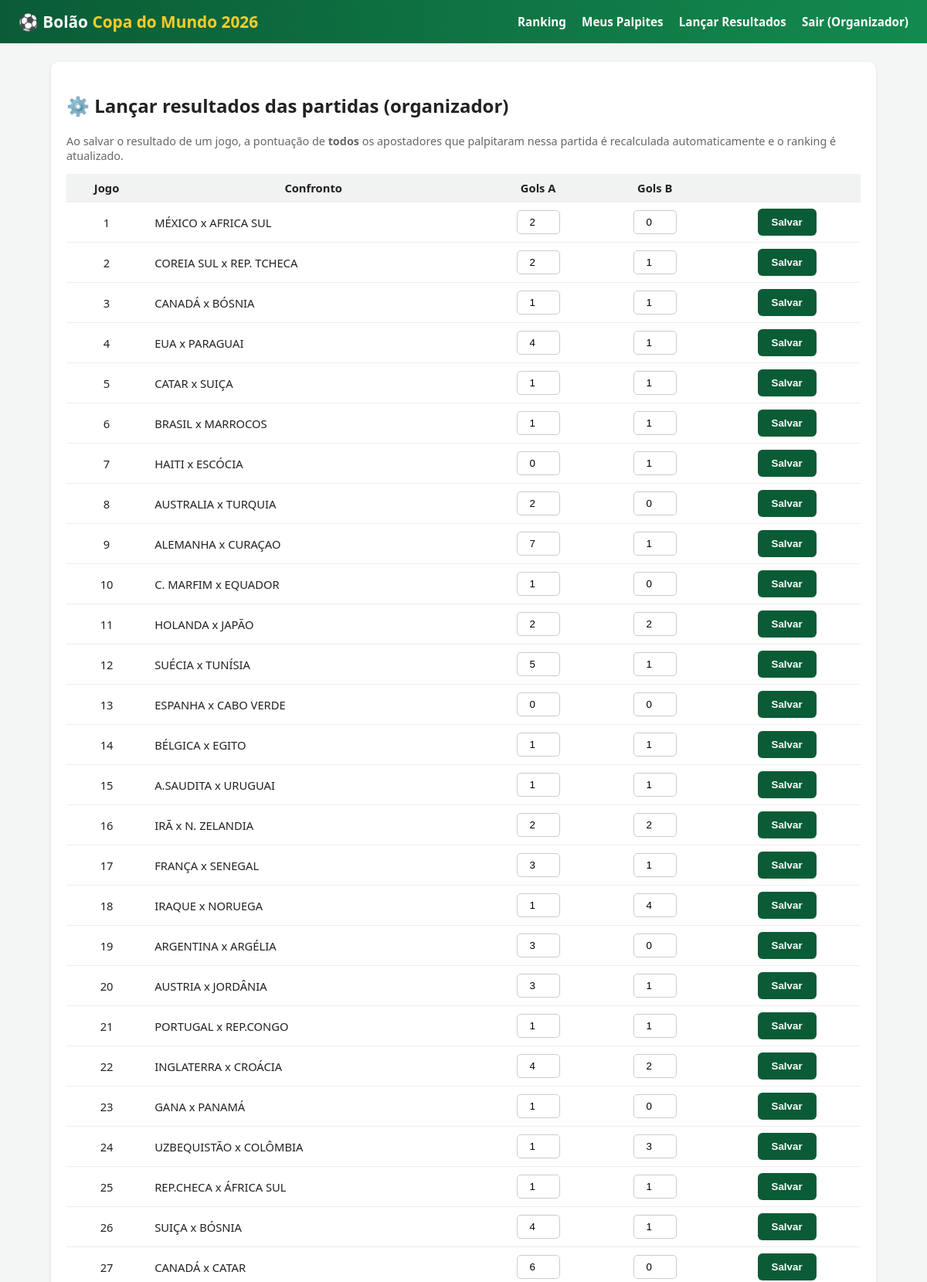
/admin/resultados (signed in, upper part), run on the app's committed database.
### tables this page shows
CREATE TABLE jogos (
            id INTEGER PRIMARY KEY,            -- número do jogo (1..72)
            time_a TEXT NOT NULL,
            time_b TEXT NOT NULL,
            gols_a INTEGER,                    -- resultado real (NULL = não jogado)
            gols_b INTEGER
        );

### app.py (the view, shortened to what this page needs)
@app.route("/admin/resultados", methods=["GET", "POST"])
@login_required
@admin_required
def admin_resultados():
    db = get_db()
    jogos = db.execute("SELECT * FROM jogos ORDER BY id").fetchall()
    return render_template("admin_resultados.html", jogos=jogos)

### app.py (called while the page is built)
def get_db():
    if "db" not in g:
        g.db = sqlite3.connect(DB_PATH)
        g.db.row_factory = sqlite3.Row
        g.db.execute("PRAGMA foreign_keys = ON")
    return g.db

def login_required(view):
    @wraps(view)
    def wrapped(*args, **kwargs):
        if not session.get("usuario_id"):
            flash("Você precisa fazer login para continuar.", "warning")
            return redirect(url_for("login"))
        return view(*args, **kwargs)
    return wrapped

def admin_required(view):
    @wraps(view)
    def wrapped(*args, **kwargs):
        if not session.get("is_admin"):
            flash("Acesso restrito ao organizador do bolão.", "danger")
            return redirect(url_for("ranking"))
        return view(*args, **kwargs)
    return wrapped

@app.context_processor
def inject_user():
    return {
        "usuario_logado": session.get("usuario_nome"),
        "is_admin": session.get("is_admin", False),
    }

### templates/admin_resultados.html (shortened to what this page needs)
{% extends "base.html" %}
{% block content %}
<div class="card">
  <h2>⚙️ Lançar resultados das partidas (organizador)</h2>
  <p style="color:#666;font-size:0.9rem;">
    Ao salvar o resultado de um jogo, a pontuação de <strong>todos</strong> os
    apostadores que palpitaram nessa partida é recalculada automaticamente e o
    ranking é atualizado.
  </p>
  <table>
    <thead>
      <tr><th>Jogo</th><th>Confronto</th><th>Gols A</th><th>Gols B</th><th></th></tr>
    </thead>
    <tbody>
      {% for jogo in jogos %}
      <tr>
        <form method="post">
          <td>{{ jogo['id'] }}</td>
          <td style="text-align:left;">{{ jogo['time_a'] }} x {{ jogo['time_b'] }}</td>
          <td><input type="number" min="0" name="gols_a" value="{{ jogo['gols_a'] if jogo['gols_a'] is not none else '' }}"></td>
          <td><input type="number" min="0" name="gols_b" value="{{ jogo['gols_b'] if jogo['gols_b'] is not none else '' }}"></td>
          <td><button class="btn" type="submit">Salvar</button></td>
        </form>
      </tr>
      {% endfor %}
    </tbody>
  </table>
</div>
{% endblock %}

### templates/base.html (style rules this page uses)
:root { --verde: #0a5c36; --verde-claro: #138a4f; --amarelo: #ffcc29; --bg: #f4f6f5; }
* { box-sizing: border-box; }
body { margin: 0; font-family: "Segoe UI", Arial, sans-serif; background: var(--bg); color: #222; }
.card { background: #fff; border-radius: 10px; box-shadow: 0 1px 4px rgba(0,0,0,.08); padding: 20px; margin-bottom: 20px; }
table { width: 100%; border-collapse: collapse; font-size: 0.92rem; }
th, td { padding: 8px 10px; text-align: center; border-bottom: 1px solid #eee; }
th { background: #f0f3f1; }
.btn { background: var(--verde); color: #fff; border: none; padding: 10px 18px; border-radius: 6px; font-weight: 600; cursor: pointer; }
input[type=text], input[type=email], input[type=password], input[type=number] { padding: 7px 9px; border: 1px solid #ccc; border-radius: 5px; width: 100%; }
input[type=number] { width: 56px; text-align: center; }

### data on the page
jogos: id "1", time_a "MÉXICO", time_b "AFRICA SUL", gols_a "2", gols_b "0"
jogos: id "2", time_a "COREIA SUL", time_b "REP. TCHECA", gols_a "2", gols_b "1"
jogos: id "3", time_a "CANADÁ", time_b "BÓSNIA", gols_a "1", gols_b "1"
jogos: id "4", time_a "EUA", time_b "PARAGUAI", gols_a "4", gols_b "1"
jogos: id "5", time_a "CATAR", time_b "SUIÇA", gols_a "1", gols_b "1"
jogos: id "6", time_a "BRASIL", time_b "MARROCOS", gols_a "1", gols_b "1"
jogos: id "7", time_a "HAITI", time_b "ESCÓCIA", gols_a "0", gols_b "1"
jogos: id "8", time_a "AUSTRALIA", time_b "TURQUIA", gols_a "2", gols_b "0"
jogos: id "9", time_a "ALEMANHA", time_b "CURAÇAO", gols_a "7", gols_b "1"
jogos: id "10", time_a "C. MARFIM", time_b "EQUADOR", gols_a "1", gols_b "0"
jogos: id "11", time_a "HOLANDA", time_b "JAPÃO", gols_a "2", gols_b "2"
jogos: id "12", time_a "SUÉCIA", time_b "TUNÍSIA", gols_a "5", gols_b "1"
jogos: id "13", time_a "ESPANHA", time_b "CABO VERDE", gols_a "0", gols_b "0"
jogos: id "14", time_a "BÉLGICA", time_b "EGITO", gols_a "1", gols_b "1"
jogos: id "15", time_a "A.SAUDITA", time_b "URUGUAI", gols_a "1", gols_b "1"
jogos: id "16", time_a "IRÃ", time_b "N. ZELANDIA", gols_a "2", gols_b "2"
jogos: id "17", time_a "FRANÇA", time_b "SENEGAL", gols_a "3", gols_b "1"
jogos: id "18", time_a "IRAQUE", time_b "NORUEGA", gols_a "1", gols_b "4"
jogos: id "19", time_a "ARGENTINA", time_b "ARGÉLIA", gols_a "3", gols_b "0"
jogos: id "20", time_a "AUSTRIA", time_b "JORDÂNIA", gols_a "3", gols_b "1"
jogos: id "21", time_a "PORTUGAL", time_b "REP.CONGO", gols_a "1", gols_b "1"
jogos: id "22", time_a "INGLATERRA", time_b "CROÁCIA", gols_a "4", gols_b "2"
jogos: id "23", time_a "GANA", time_b "PANAMÁ", gols_a "1", gols_b "0"
jogos: id "24", time_a "UZBEQUISTÃO", time_b "COLÔMBIA", gols_a "1", gols_b "3"
jogos: id "25", time_a "REP.CHECA", time_b "ÁFRICA SUL", gols_a "1", gols_b "1"
jogos: id "26", time_a "SUIÇA", time_b "BÓSNIA", gols_a "4", gols_b "1"
jogos: id "27", time_a "CANADÁ", time_b "CATAR", gols_a "6", gols_b "0"

### other printed values
{{ usuario_logado }} "Organizador"
